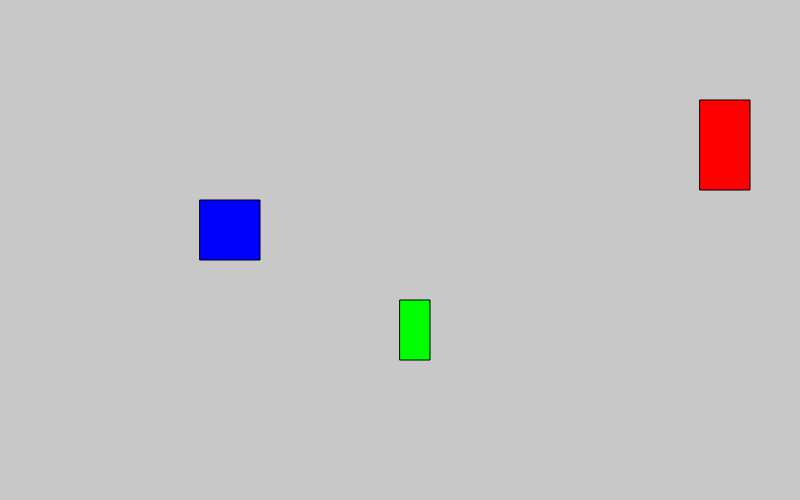
Frame 1 (no input)
Frame 60 (no input): identical to frame 1, image omitted
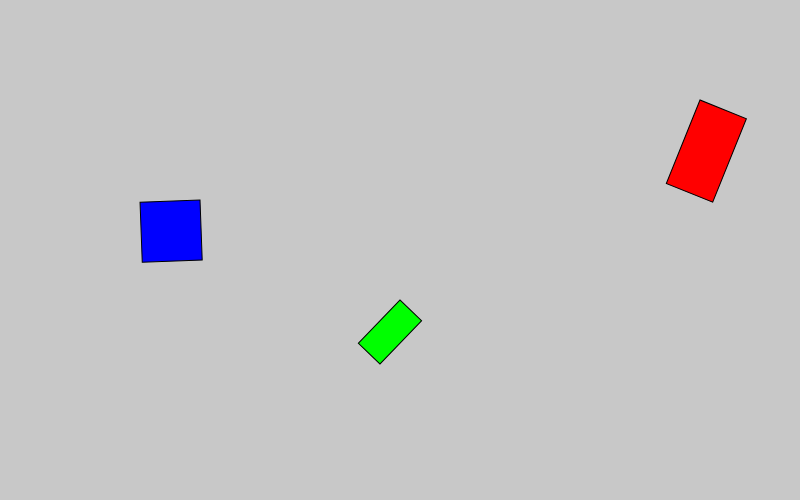
Frame 120 (the mouse pressed at the canvas centre since frame 60)

The p5.js sketch that drew these frames (run headless with seeded random() and noise() and a simulated clock; from frame 60 on, the mouse is pressed at the canvas centre):

// p5.js sketch
// ── sketch.js
function setup() {
  createCanvas( 800, 500);
  background(200);
}

function draw(){
  background(200);


push();
translate(200,200);//translate first then rotate
  rotate(mouseX/15, mouseY/15);
   fill(0,0,255);

  rect(0,0,60,60);

  pop(); 

  push();
  

translate(400,300);//translate first then rotate
  rotate(mouseX/30, mouseY/30);
   fill(0,255,0);

  rect(0,0,30,60);

  pop();

  push();

translate(700,100);//translate first then rotate
  rotate(mouseX/60, mouseY/60);
   fill(255,0,0);

  rect(0,0,50,90);

  pop();
}
